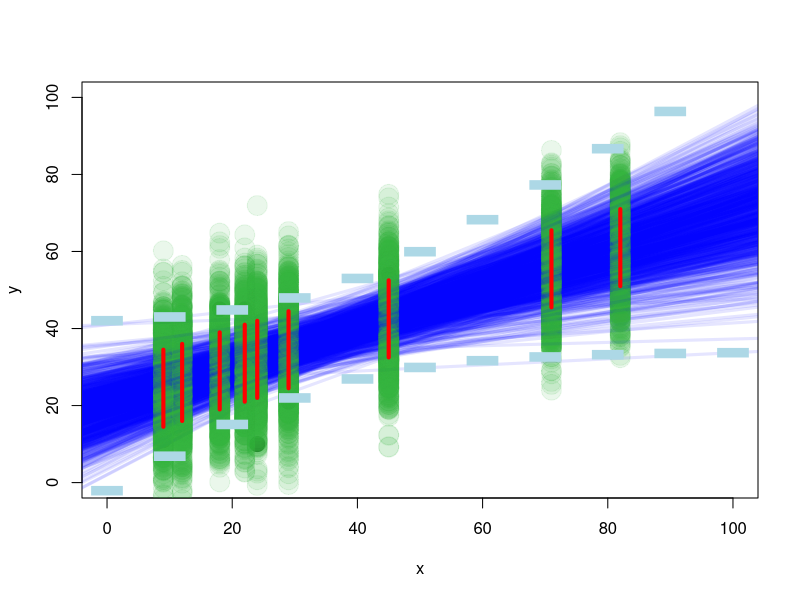
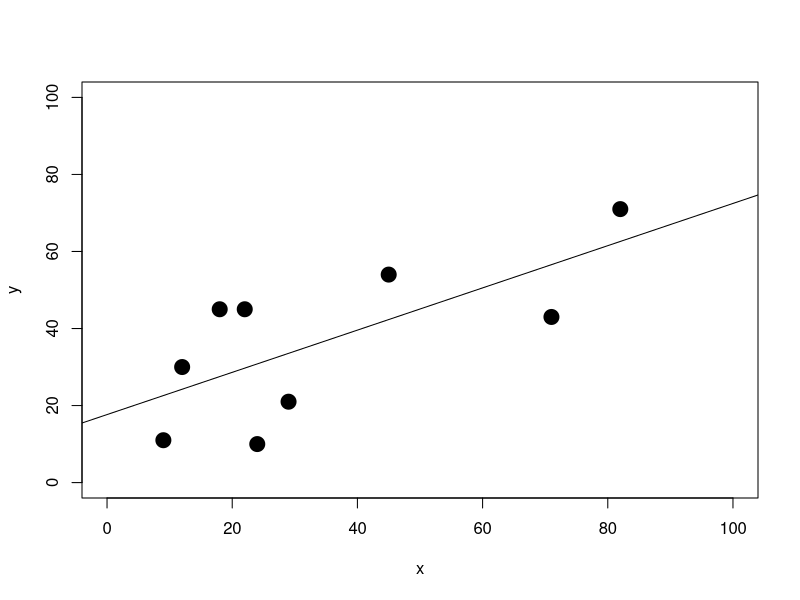

Recreate these plots in R, in order. (Note: this script raises an error after producing the figures.)

############################################################
# example "from introductory statistics..."
############################################################

# "n" is the number of samples:
n <- 9

# mu and sigma2 are population parameters:
# let's pretend that we know the values of these parameters:
mu <- 0
sigma2 <- 1

# sample, "y" from a normal distribution:
y <- rnorm(n=9, mean=mu, sd=sqrt(sigma2))

# sample statistics:
ybar <- (1/n)*sum(y)
s <- sqrt( ((y-ybar)^2)/(n-1) )

# Think about ybar as a random variable "YBAR"
# Then we can talk about E[YBAR] and Var[YBAR]
# Then se(ybar) is an estimate of sqrt(Var[YBAR])

# So what is the Var[YBAR] ?
# let's repeat the study (considered a "random phenonmenon")
# and consider the variance of the different "ybar" estimates we get: 


y <- rnorm(n=9, mean=mu, sd=sqrt(sigma2))
ybar <- (1/n)*sum(y)
print(ybar)

# Repeat the "random phenomenon" 1000 times:

ybar_vector <- NULL
for(i in 1:1000){
y <- rnorm(n=9, mean=mu, sd=sqrt(sigma2))
ybar <- (1/n)*sum(y)
print(ybar)
ybar_vector <- c(ybar_vector, ybar)
}

# The variance of the random variable YBAR
# can be estimated from our 1000 studies:
var(ybar_vector)

# How does this compare to what the theory says:
sigma2/n

############################################################
# Linear regression example
############################################################
# x and n are fixed values
x <- c(82, 45, 71, 22, 29, 9, 12, 18, 24)
n <- 9

# y is a realization of the random variable "Y", i.e. "observed data":
y <- c(71, 54, 43, 45, 21, 11, 30, 45, 10)

plot(y~x, xlim=c(0,100), ylim=c(0,100), pch=20, cex=3)

# beta0, beta1, and sigma2 are population parameters
# let's pretend that we know the values of these parameters:
beta0 <- 20
beta1 <- 0.5
sigma2 <- 100

############################################################
# Now we introduce the random variables:

# epsilon (unknown) is a random variable
epsilon <- rnorm(n, mean=0, sd=sqrt(sigma2))

# Y (unknown) is a random variable
Y <- beta0 + beta1*x + epsilon

# Sample statistics (also known as "estimators") 
# can be considered as random variables:

# sample means:
xbar <- (1/n)*sum(x)
ybar <- (1/n)*sum(Y)

# sample standard deviations:
sx <- sqrt( sum((x-xbar)^2)/(n-1) )
sy <- sqrt( sum((Y-ybar)^2)/(n-1) )

# sample covariance and sample correlation:
sxy <- (1/(n-1))*sum((x-xbar)*(Y-ybar))
rxy <- sxy/(sx*sy)

# best estimators for beta0 and beta1 parameters
beta1hat <- rxy*sy/sx
beta0hat <- ybar-beta1hat*xbar

residuals <- y - beta0hat - beta1hat*x
s <- sqrt( (1/(n-2))*sum(residuals^2))

# Let's plot another a realization of the random variable "Y"

points(x,Y,pch=20,cex=4, col=rgb(0.2,0.7,0.25,alpha=0.10))
abline(beta0hat, beta1hat, col=rgb(0,0,1,alpha=0.50), lwd=3)

# Repeat the random phenomenon 1000 times:
beta_matrix <- matrix(0,1000,2)
for(i in 1:1000){
epsilon <- rnorm(n, mean=0, sd=sqrt(sigma2))
Y <- beta0 + beta1*x + epsilon
xbar <- (1/n)*sum(x)
ybar <- (1/n)*sum(Y)
sx <- sqrt( sum((x-xbar)^2)/(n-1) )
sy <- sqrt( sum((Y-ybar)^2)/(n-1) )
sxy <- (1/(n-1))*sum((x-xbar)*(Y-ybar))
rxy <- sxy/(sx*sy)
beta1hat <- rxy*sy/sx
beta0hat <- ybar-beta1hat*xbar
points(x,Y, pch=20,cex=4, col=rgb(0.2,0.7,0.25,alpha=0.10))
abline(beta0hat, beta1hat, col=rgb(0,0,1,alpha=0.10), lwd=3)
beta_matrix[i,] <- c(beta0hat, beta1hat)
}


# plot the 95% confidence interval for a series of subpopulation means:
# this should look like a confidence interval for the regr
for(myx in c(0,10,20,30,40,50,60,70,80,90,100)){
muhat_x <- beta0+beta1*myx
muhat_x
lowerCI <- muhat_x - qt(0.975,n-2) * s * sqrt(1/n + ((myx-xbar)^2)/((n-1)*sx^2))
upperCI <-  muhat_x + qt(0.975,n-2) * s * sqrt(1/n + ((myx-xbar)^2)/((n-1)*sx^2))

points(myx, lowerCI, pch="-", cex=8, col="lightblue")
points(myx, upperCI, pch="-", cex=8, col="lightblue")
}

# plot the variance for our different values of x:
for(myx in x){
lines(c(myx,myx),c((beta0 + beta1*myx)-sqrt(sigma2),(beta0 + beta1*myx)+sqrt(sigma2)),col="red",lwd=4)
}




# The variance of the random variable B1
# can be estimated from our 1000 studies:
var(beta_matrix[,2])

# How does this compare with what the theory says: 
sigma2/((n-1)*sx^2)



###############
# Derivations for the "subpopulation mean"

# x and n are fixed values
x <- c(82, 45, 71, 22, 29, 9, 12, 18, 24)
n <- 9

# y is a realization of the random variable "Y", i.e. "observed data":
y <- c(71, 54, 43, 45, 21, 11, 30, 45, 10)
xbar <- (1/n)*sum(x)
ybar <- (1/n)*sum(y)
sxy <- (1/(n-1))*sum((x-xbar)*(y-ybar))
rxy <- sxy/(sx*sy)
beta1hat <- rxy*sy/sx
beta0hat <- ybar-beta1hat*xbar
residuals <- y - beta0hat - beta1hat*x
s <- sqrt( (1/(n-2))*sum(residuals^2))

plot(y~x, xlim=c(0,100), ylim=c(0,100), pch=20, cex=3)
abline(beta0hat, beta1hat)


myx <- 20
muhat_x <- b0+b1*myx
 muhat_x
lowerCI <- muhat_x - qt(0.975,n-2) * s * sqrt(1/n + ((myx-xbar)^2)/((n-1)*sx^2))
upperCI <-  muhat_x + qt(0.975,n-2) * s * sqrt(1/n + ((myx-xbar)^2)/((n-1)*sx^2))
lowerCI
upperCI

points(myx, lowerCI, pch="-", cex=8, col="blue")
points(myx, upperCI, pch="-", cex=8, col="blue")

#prediction interval
myx <- 20
muhat_x <- beta0hat+beta1hat*myx
muhat_x
lowerCI <- muhat_x - qt(0.975,n-2) * s * sqrt(1+1/n + ((myx-xbar)^2)/((n-1)*sx^2))
upperCI <-  muhat_x + qt(0.975,n-2) * s * sqrt(1+1/n + ((myx-xbar)^2)/((n-1)*sx^2))
lowerPI
upperPI


